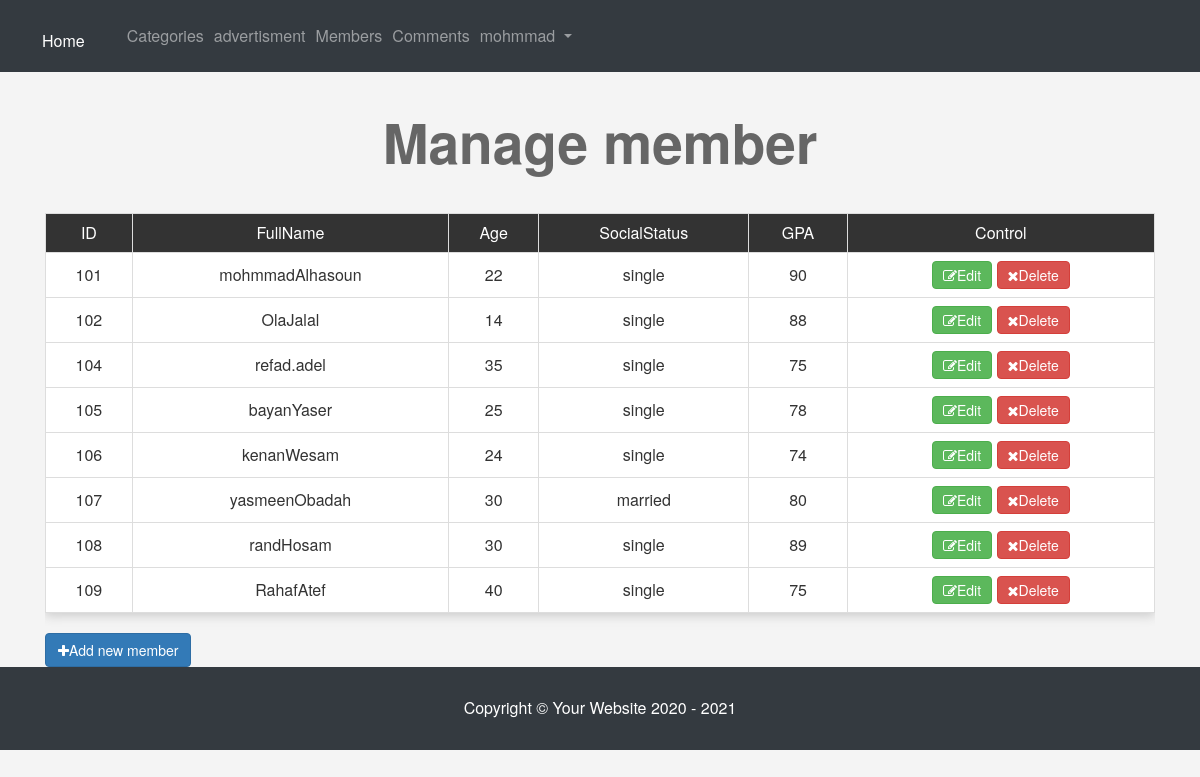
The page /admin/members.php (signed in) on the database its author committed.
### tables this page shows
CREATE TABLE `student` (
  `Student_ID` int(30) NOT NULL,
  `User_ID` int(30) NOT NULL,
  `Supervisor_ID` int(30) NOT NULL,
  `Age` int(100) NOT NULL,
  `SocialStatus` varchar(250) NOT NULL,
  `GPA` int(100) NOT NULL,
  `FullName` varchar(250) NOT NULL,
  `Status` int(100) NOT NULL
);

### admin/members.php (the view, shortened to what this page needs)
<?php
if (isset($_SESSION['Username'])) {
  include 'init.php';
  $do = isset($_GET['do']) ? $_GET['do'] : 'Manage';
  if($do == 'Manage') {
    $stmt = $conn->prepare("SELECT * FROM student");
    $stmt->execute();
    $rows = $stmt->fetchAll();
    if (!empty($rows)) {
  ?>
    <h1 class="text-center">Manage member</h1>
    <div class="container">
      <div class="table-responsive">
        <table class="main-table text-center table table-bordered">
          <tr>
            <td>ID</td>
            <td>FullName</td>
            <td>Age</td>
            <td>SocialStatus</td>
            <td>GPA</td>
            <td>Control</td>
          </tr>
         <?php
            foreach ($rows as $row) {
              echo "<tr>";
                  echo "<td>" . $row['Student_ID']   . "</td>";
                  echo "<td>" . $row['FullName'] . "</td>";
                  echo "<td>" . $row['Age']    . "</td>";
                  echo "<td>" . $row['SocialStatus'] . "</td>";
                  echo "<td>" . $row['GPA']     ."</td>";
                  echo "<td>
                       <a href='members.php?do=Edit&userid=". $row['Student_ID']."' class='btn btn-success'><i class='fa fa-edit'></i>Edit</a>
                       <a href='members.php?do=Delete&userid=". $row['Student_ID'] ."' class='btn btn-danger confirm'><i class='fa fa-close'></i>Delete</a>";
                      echo "</td>";
              echo "</tr>";
            }
         ?>
        </table>
      </div>
       <a href='members.php?do=Add' class="btn btn-primary"><i class="fa fa-plus"></i>Add new member</a>
    </div>
 <?php  } ?>
 <?php
}
  include $tpl . 'footer.php';
} else {
  header('Location: index.php');
  exit();
}
?>

### admin/includes/templates/header.php (style rules this page uses)
body { background-color: #F4F4F4; font-size: 16px; }
h1 { font-size: 55px; margin: 40px 0; font-weight: bold; color: #666; }
.main-table { -webkit-box-shadow: 0 3px 10px #CCC; -moz-box-shadow: 0 3px 10px #CCC; box-shadow: 0 3px 10px #CCC; }
.main-table td { background-color: #FFF; vertical-align: middle !important; }
.main-table tr:first-child td { background-color: #333; color: #FFF; }
.main-table .btn { padding: 3px 10px; }

### rows shown on the page
student: Student_ID "101", FullName "mohmmadAlhasoun", Age "22", SocialStatus "single", GPA "90"
student: Student_ID "102", FullName "OlaJalal", Age "14", SocialStatus "single", GPA "88"
student: Student_ID "104", FullName "refad.adel", Age "35", SocialStatus "single", GPA "75"
student: Student_ID "105", FullName "bayanYaser", Age "25", SocialStatus "single", GPA "78"
student: Student_ID "106", FullName "kenanWesam", Age "24", SocialStatus "single", GPA "74"
student: Student_ID "107", FullName "yasmeenObadah", Age "30", SocialStatus "married", GPA "80"
student: Student_ID "108", FullName "randHosam", Age "30", SocialStatus "single", GPA "89"
student: Student_ID "109", FullName "RahafAtef", Age "40", SocialStatus "single", GPA "75"

### other values the page prints
lang('HOME_ADMIN') "Home"
lang('CATEGORIES') "Categories"
lang('ITEMS') "advertisment"
lang('MEMBERS') "Members"
lang('COMMENTS') "Comments"
